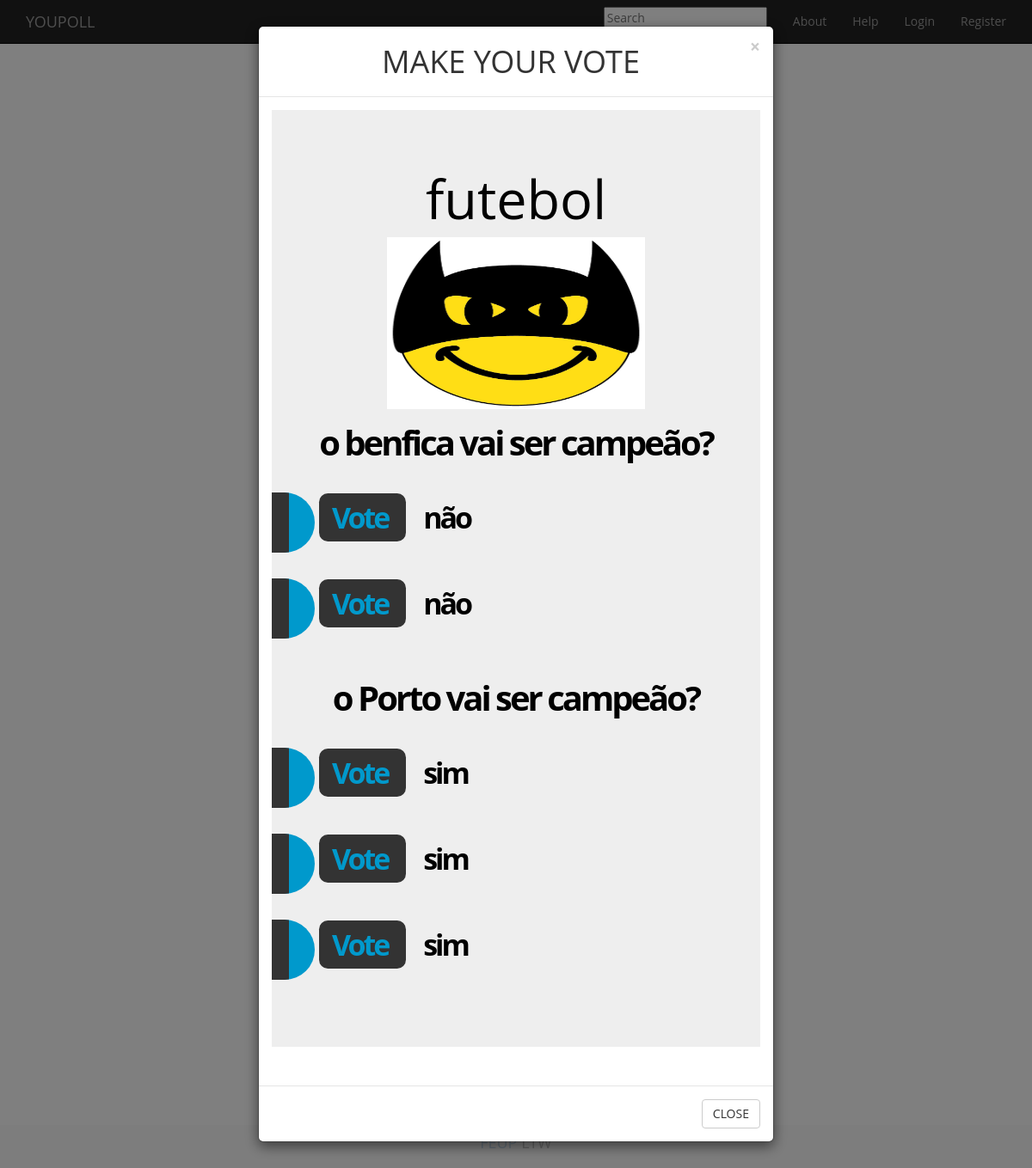
The app's page /vote_poll_body.php?poll=futebol with its own data.
### tables this page shows
CREATE TABLE Poll(
idPoll		INTEGER PRIMARY KEY AUTOINCREMENT,
idUser		INTEGER REFERENCES User(idUser) NOT NULL,
name 		TEXT UNIQUE NOT NULL,
image		TEXT NOT NULL,
private		INTEGER
);

CREATE TABLE Question(
idQuestion		INTEGER PRIMARY KEY AUTOINCREMENT,
idPoll			INTEGER REFERENCES Poll(idPoll) NOT NULL,
qText 			TEXT NOT NULL
);

CREATE TABLE Answer(
idAnswer		INTEGER PRIMARY KEY AUTOINCREMENT,
idPoll			INTEGER REFERENCES Poll(idPoll) NOT NULL,
idQuestion		INTEGER REFERENCES Question(idQuestion) NOT NULL,
aText 			TEXT NOT NULL,
votes			INTEGER NOT NULL
);

### load_vote.php (the view, shortened to what this page needs)
<?php
if(isset($_GET['poll']))
{
  $poll = $_GET['poll'];
  $db = new PDO('sqlite:db/dataBase.db');
  $stmt = $db->prepare('SELECT * FROM Poll WHERE name = ?');
  $stmt->execute(array($poll));
  $row = $stmt->fetch();
  $poll_image = $row['image'];
  $idPoll = $row['idPoll'];
  if(isset($_SESSION['username'])){
    $isUser = 1;
    $ans = $db->prepare('SELECT * FROM User WHERE user = ?');
    $ans->execute(array($_SESSION['username']));
    $row = $ans->fetch();
    $ans = $db->prepare('SELECT * FROM UserAnswers WHERE idUser = ? AND idPoll = ?');
    $ans->execute(array($row['idUser'],$idPoll));
    if($row = $ans->fetch()){
      $answers = array();
      $answers[0] = $row['idAnswer'];
      $i = 1;
      while($row = $ans->fetch()){
        $answers[$i] = $row['idAnswer'];
      }
    }
  }
  else{
    $isUser = 0;
  }
  $stmt = $db->prepare('SELECT * FROM Question WHERE idPoll = ?');
  $stmt->execute(array($idPoll));
  $questions = array(array());
  $i = 0;
  while($row = $stmt->fetch()){
    $questions[$i][0] = $row['qText'];
    $questions[$i][1] = $row['idQuestion'];
    $i++;
  }
?>
  <h1><?php echo $poll; ?></h1>
  <img src=<?php echo "uploads/".$poll_image ?> alt="" width="300" height="200">
  <?php
  foreach($questions as $question){
    ?> <section class = <?php echo $question[1]; ?> > <span id = "question"><?php echo $question[0]; ?></span>
    <?php
    $stmt = $db->prepare('SELECT * FROM Answer WHERE idQuestion = ? AND idPoll = ?');
    $stmt->execute(array($question[1],$idPoll));
    while($row = $stmt->fetch()){
      if(isset($answers)){ ?>
        <div id = "voteBar" voted="y"><div id= "bar"><span id="votes"><?php echo $row['votes']; ?></span></div><div id= "voteInfo"> <?php echo $row['aText']; ?> </div></div>
        <br><br><br><br><br>
      <?php }
      else{ ?>
        <div id = "voteBar" voted="n">
          <div id= "bar">
            </div>
            <div id= "voteInfo">
              <a class = <?php echo $question[1]; ?> user = <?php echo $isUser; ?> votes = <?php echo $row['votes']; ?> href="" name=<?php echo $row['idAnswer']; ?> >
                Vote
                </a>
                <?php echo $row['aText']; ?>
                </div>
              </div>
                <br><br><br><br><br>
        <?php  }
    } ?>
  </section> <?php
  }
}
?>

### templates/style.css (style rules this page uses)
body { padding: 0px 0px; font-family: 'Open Sans', sans-serif; font:'Open Sans', sans-serif; text-align: center; background-image: url("knot.jpg"); background-repeat: repeat; }
#voteContainer #question { display: block; padding: 20px; font-weight: bold; letter-spacing: -3px; margin-bottom: 20px; padding: 10px; font-size: 40px; }
#voteContainer #bar { background: #0099cc; border-left: 20px solid #333; width: 0px; height:70px; font-size: 34px; color: #ffffff; font-weight: bold; -moz-border-radius: 0 0.5em 0.5em 0; border-radius: 0 1.5em 1.5em 0; z-index: 1; position: absolute; padding: 5px 15px; }
#voteInfo a { padding: 10px; font-size: 34px; color: #ffffff; font-weight: bold; letter-spacing: -3px; border-radius: 0.3em; text-decoration: none; color: #0099cc; padding: 5px 15px; background: #333; margin: 0 20px; }
#voteInfo { padding: 10px; font-size: 34px; color: #000000; font-weight: bold; letter-spacing: -3px; border-radius: 0.3em; text-decoration: none; padding: 5px 15px; margin: 0 20px; z-index: 2; position: absolute; }
#voteBar { display: inline-flex; float: left; }

### records on screen
poll: image (placeholder picture)
question: qText "o benfica vai ser campeão?"
answer: aText "não"
answer: aText "não"
question: qText "o Porto vai ser campeão?"
answer: aText "sim"
answer: aText "sim"
answer: aText "sim"

### other values on screen
$poll "futebol"
